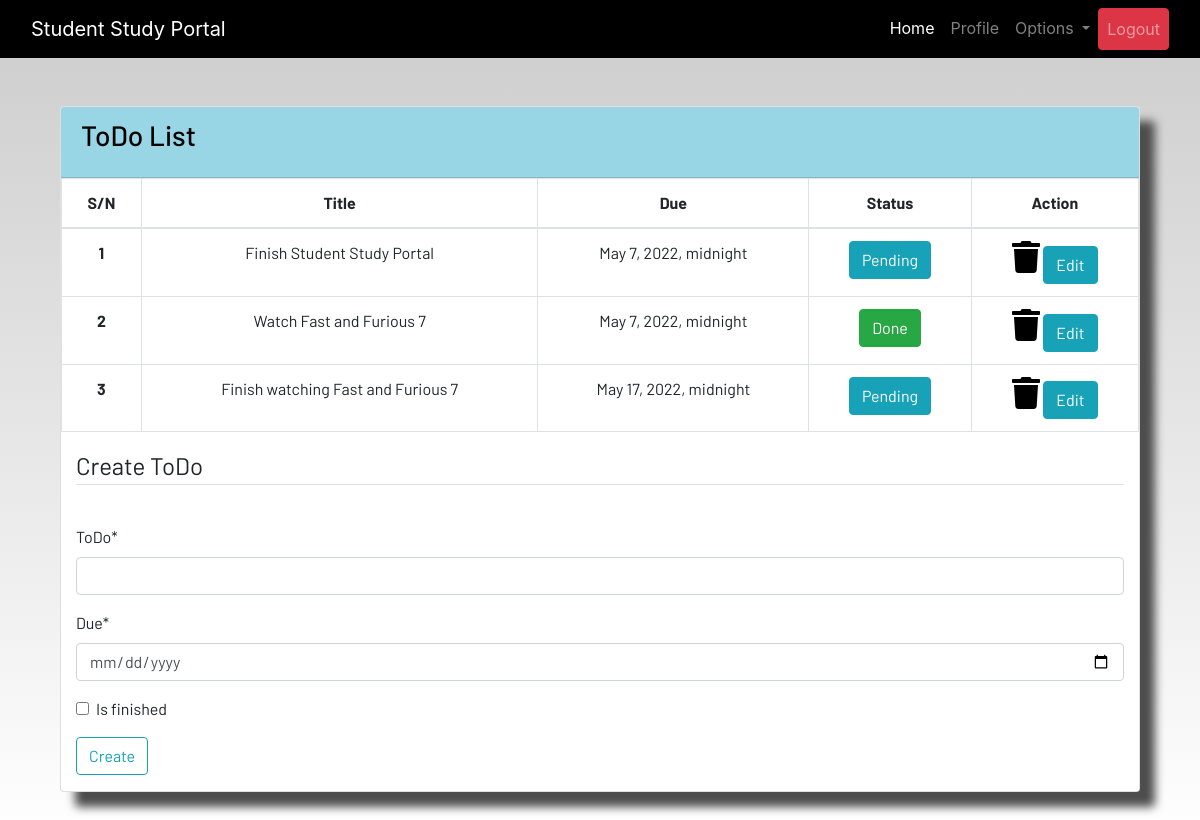
The app's page /todo (signed in) with its own data.
### dashboard/models.py (models this page shows, shortened)
class ToDo(models.Model):
    user = models.ForeignKey(User, on_delete=models.CASCADE)
    title = models.CharField(_('ToDo'),max_length=100)
    due = models.DateTimeField()
    is_finished = models.BooleanField(default=False)
    class Meta:
        verbose_name = "ToDo"
        verbose_name_plural = "ToDo"

### dashboard/views.py (the view)
# urls.py: path('todo', views.todo, name='todo'),
@login_required
def todo(request):
    if request.method == "POST":
        form = ToDoForm(request.POST)
        if form.is_valid():
            try:
                finished = request.POST['is_finished']
                if finished == 'on':
                    finished = True
                else:
                    finished = False
            except:
                finished = False
            todo = ToDo(
                user=request.user,
                title=request.POST['title'],
                due=request.POST['due'],
                is_finished=finished
            )
            todo.save()
            messages.success(request, 'The ToDo "{}" was added successfully'.format(todo.title))
            return redirect('todo')
    else:
        form = ToDoForm()
    todo = ToDo.objects.filter(user=request.user)
    if len(todo) == 0:
        todo_done = True
    else:
        todo_done = False
    data = {'todos':todo, 'todo_done':todo_done, 'form':form}
    return render(request, 'dashboard/todo.html', data)

### dashboard/forms.py
class ToDoForm(forms.ModelForm):
    class Meta:
        model = ToDo
        widgets = {'due':DateInput()}
        fields = ['title','due','is_finished']

### dashboard/templates/dashboard/todo.html (shortened to what this page needs)
{% extends 'dashboard/base.html' %}
{% load static %}
{% load crispy_forms_tags %}
{% block content %}
<div class="container">
    {% if not todo_done %}
    <section class="content">
        <div class="container-fluid">
            <div class="row">
                <div class="col-md-12">
                    <div class="card">
                        <div class="card-header">
                            <h3 class="card-title">ToDo List</h3>
                        </div>
                        <div class="card-body table-responsive p-0">
                            <table class="table table-hover text-nowrap table-bordered">
                                <thead style="text-align:center">
                                    <tr>
                                        <th scope="col">S/N</th>
                                        <th scope="col">Title</th>
                                        <th scope="col">Due</th>
                                        <th scope="col">Status</th>
                                        <th scope="col">Action</th>
                                    </tr>
                                </thead>
                                <tbody style="text-align: center;">
                                    {% for todo in todos %}
                                    <tr>
                                        <th scope="row">{{forloop.counter}}</th>
                                        <td>{{todo.title}}</td>
                                        <td>{{todo.due}}</td>
                                        <td>
                                            <div>
                                                {% if todo.is_finished == True %}
                                                <button class="btn btn-success">Done</button>
                                                {% else %}
                                                <button class="btn btn-info">Pending</button>
                                                {% endif %}
                                            </div>
                                        </td>
                                        <td>
                                            <a href="{% url 'delete-todo' todo.id %}"><i
                                                    class="fa fa-trash fa-2x"></i></a>
                                            <button class="btn btn-info">Edit</button>
                                        </td>
                                    </tr>
                                    {% endfor %}
                                </tbody>
                            </table>
                            {% else %}
                            <h4>All tasks have been done!! create to add more</h4>
                            {% endif %}
                        </div>
                        <div class=" container">
                            <form method="POST">
                                <fieldset class="form-group">
                                    <legend class="border-bottom mb-4">Create ToDo</legend>
                                </fieldset>
                                {{form|crispy}}
                                <div class="form-group">
                                    <button href="" class="btn btn-outline-info" type="submit">
                                        Create
                                    </button>
                                </div>
                            </form>
                        </div>
                    </div>
                </div>
            </div>
        </div>
    </section>
    <br>
</div>
{% endblock content %}

### static/css/main.css (style rules this page uses)
html { scroll-behavior: smooth; height: 100%; width: 100%; }
.card { box-shadow: 15px 15px 10px rgb(78, 77, 77); }
a { text-decoration: none !important; color: black; }
.card-header { color: black !important; background: rgb(152, 214, 230) !important; transition: 0.3s ease-in; }
html, body { max-width: 100%; overflow-x: hidden; height: 100%; width: 100%; }
body { background: linear-gradient(rgba(0, 0, 0, 0.2), rgba(255, 255, 255, 0.5)); overflow-x: hidden; background-repeat: no-repeat; }
.card-header { background-color: rgb(133, 204, 231); }
.fa { color: black; }

### records on screen
ToDo: title "Finish Student Study Portal", due "May 7, 2022, midnight", is_finished "Pending"
ToDo: title "Watch Fast and Furious 7", due "May 7, 2022, midnight", is_finished "Done"
ToDo: title "Finish watching Fast and Furious 7", due "May 17, 2022, midnight", is_finished "Pending"
